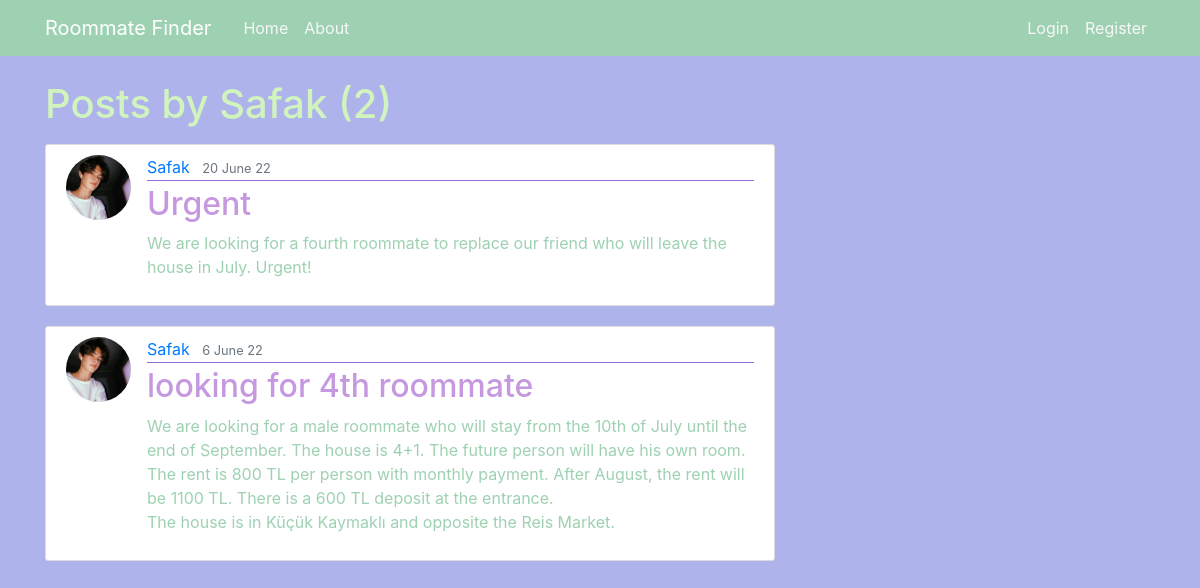
Page /user/Safak/ on the committed database.
### blog/models.py (models this page shows, shortened)
class Post(models.Model):
    title = models.CharField(max_length=100)
    content = models.TextField()
    date_posted = models.DateTimeField(default=timezone.now)
    author = models.ForeignKey(User, on_delete=models.CASCADE)

### users/models.py (models this page shows, shortened)
class Profile(models.Model):
    GENDER_CHOICES = (('Male', 'Male'),('Female', 'Female'))
    CITIES=(('nicosia','nicosia'),('famagusta','famagusta'),('kyrenia','kyrenia'),('omorfo','omorfo'),('lefka','lefka'))
    PETS=(('I have a pet or I am not against keeping pets at home.','I have a pet or I am not against keeping pets at home.'),("I don't have a pet and I don't want any pets in my house.","I don't have a pet and I don't want any pets in my house."))
    SMOKE=(("I smoke or I am not against smoking in the home.","I smoke or I am not against smoking in the home."),("I don't smoke and I don't want smoking in my home.", "I don't smoke and I don't want smoking in my home."))
    ALCHOOL=(("I drink alcohol or I am not against alcohol consumption at home.","I drink alcohol or I am not against alcohol consumption at home."),("I do not drink alcohol and I do not want alcohol consumed in my home.","I do not drink alcohol and I do not want alcohol consumed in my home."))
    HOME=(("I have a house and I am looking for a roommate for my house.","I have a house and I am looking for a roommate for my house."),("I do not have a house, I am looking for a house and roommate.","I do not have a house, I am looking for a house and roommate."))
    user = models.OneToOneField(User, on_delete=models.CASCADE,null=True)
    image = models.ImageField(default='default.jpeg', upload_to='profile_pics')
    name = models.CharField(max_length=100,null=True)
    surname = models.CharField(max_length=100,null=True)
    gender = models.CharField(choices=GENDER_CHOICES, max_length=100,null=True)
    age= models.CharField(max_length=50,null=True)
    city= models.CharField(choices=CITIES, max_length=100,null=True)
    cityofarival= models.CharField(max_length=100,null=True)
    school= models.CharField(max_length=100,null=True)
    department= models.CharField(max_length=100,null=True)
    pets= models.CharField(choices=PETS, max_length=100,null=True)
    smoke= models.CharField(choices=SMOKE, max_length=100,null=True)
    alchool= models.CharField(choices=ALCHOOL, max_length=100,null=True)
    home=models.CharField(choices=HOME, max_length=100,null=True)

### blog/views.py (the view)
# urls.py: path('user/<str:username>/',UserPostListView.as_view(),name='user-posts'),
class UserPostListView(ListView):
    model = Post
    template_name = 'blog/user_post.html'
    context_object_name ='posts'
    paginate_by = 5
    def get_queryset(self):
        user = get_object_or_404(User, username=self.kwargs.get("username"))
        return Post.objects.filter(author=user).order_by("-date_posted")

### blog/templates/blog/user_post.html (shortened to what this page needs)
{% extends "blog/base.html" %}
{% block content %}
    <h1 class = "mb-3">Posts by {{ view.kwargs.username }} ({{ page_obj.paginator.count }})</h1>
    {% for post in posts %}
        <article class="media content-section">
            <img class="rounded-circle article-img" src="{{post.author.profile.image.url}}">
            <div class="media-body">
            <div class="article-metadata">
                <a class="mr-2" href="{% url 'blog:user-posts' post.author.username %}">{{ post.author }}</a>
                <small class="text-muted">{{ post.date_posted|date:"j F y" }}</small>
            </div>
            <h2><a class="article-title" href="{% url 'blog:blog-home-post' post.pk %}">{{ post.title }}</a></h2>
            <p class="article-content">{{ post.content }}</p>
            </div>
        </article>
    {% endfor %}
{% endblock content %}

### blog/static/blog/main.css (style rules this page uses)
body { background: #afb3ec; color: #9dd1b1; margin-top: 5rem; }
h1, h2, h3, h4, h5, h6 { color: #d1f3be; }
.content-section { background: #ffffff; padding: 10px 20px; border: 1px solid #dddddd; border-radius: 3px; margin-bottom: 20px; }
.article-title { color: #c598df; }
.article-content { white-space: pre-line; }
.article-img { height: 65px; width: 65px; margin-right: 16px; }
.article-metadata { padding-bottom: 1px; margin-bottom: 4px; border-bottom: 1px solid #926fd4 }

### rows in the picture
Post: author.profile.image (picture), author "Safak", date_posted "20 June 22", title "Urgent", content "We are looking for a fourth roommate to replace our friend who will leave the house in July. Urgent!"
Post: author.profile.image (picture), author "Safak", date_posted "6 June 22", title "looking for 4th roommate", content "We are looking for a male roommate who will stay from the 10th of July until the end of September. The house is 4+1. The future person will have his own room. The rent is 800 TL per person with monthly payment. After August, the rent will be 1100 TL. There is a 600 TL deposit at the entrance. The house is in Küçük Kaymaklı and opposite the Reis Market."

### other values in the picture
{{ view.kwargs.username }} "Safak"
{{ page_obj.paginator.count }} "2"
